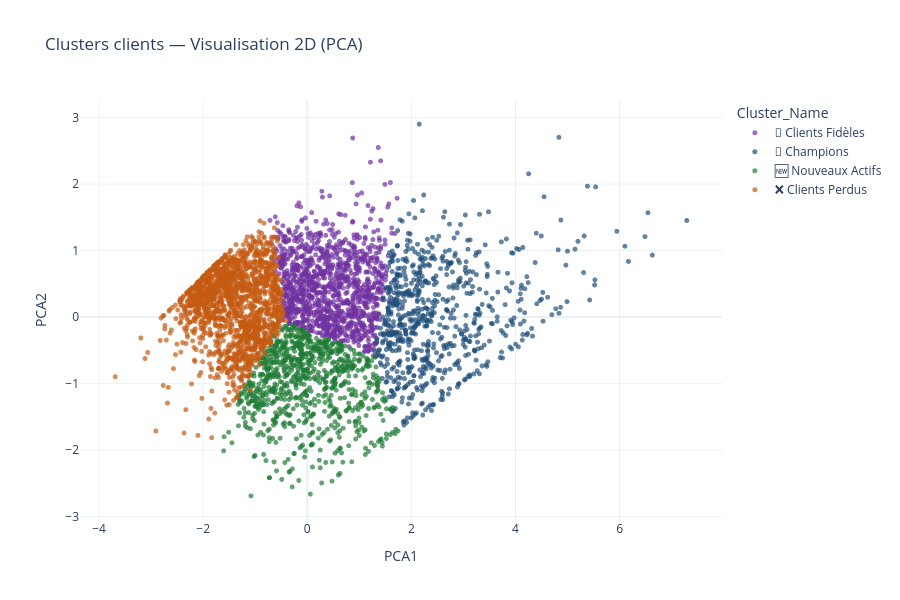

Notebook source saved alongside this figure:
### Markdown cell above
visualisations 2D

### Code cell
pca = PCA(n_components=2, random_state=42)
rfm_pca = pca.fit_transform(rfm_scaled)

rfm['PCA1'] = rfm_pca[:, 0]
rfm['PCA2'] = rfm_pca[:, 1]

print(f" Variance expliquée par PCA : "
      f"{pca.explained_variance_ratio_.sum()*100:.1f}%")

fig = px.scatter(
    rfm, x='PCA1', y='PCA2',
    color='Cluster_Name',
    hover_data=['CustomerID', 'Recency', 'Frequency', 'Monetary'],
    title='Clusters clients — Visualisation 2D (PCA)',
    color_discrete_map={
        '🥇 Champions'     : '#1F4E79',
        '❌ Clients Perdus' : '#C55A11',
        '🆕 Nouveaux Actifs': '#1E7B34',
        '💙 Clients Fidèles': '#7030A0'
    },
    template='plotly_white', width=900, height=600
)
fig.update_traces(marker=dict(size=5, opacity=0.7))
fig.write_html('reports/figures/clusters_pca_2d.html')
fig.show()

### Figure 1 — Plotly figure (JSON) as saved in the notebook; plotly's stock layout.template omitted (floating-point values rounded to 4 significant figures; data arrays with more than 128 entries replaced by an {"elided": "..."} marker saying what was removed)
{"data": [{"customdata": {"elided": "1166x4 float values"}, "hovertemplate": "Cluster_Name=💙 Clients Fidèles<br>PCA1=%{x}<br>PCA2=%{y}<br>CustomerID=%{customdata[0]}<br>Recency=%{customdata[1]}<br>Frequency=%{customdata[2]}<br>Monetary=%{customdata[3]}<extra></extra>", "legendgroup": "💙 Clients Fidèles", "marker": {"color": "#7030A0", "opacity": 0.7, "size": 5, "symbol": "circle"}, "mode": "markers", "name": "💙 Clients Fidèles", "showlegend": true, "type": "scattergl", "x": {"elided": "1166 float values"}, "xaxis": "x", "y": {"elided": "1166 float values"}, "yaxis": "y"}, {"customdata": {"elided": "713x4 float values"}, "hovertemplate": "Cluster_Name=🥇 Champions<br>PCA1=%{x}<br>PCA2=%{y}<br>CustomerID=%{customdata[0]}<br>Recency=%{customdata[1]}<br>Frequency=%{customdata[2]}<br>Monetary=%{customdata[3]}<extra></extra>", "legendgroup": "🥇 Champions", "marker": {"color": "#1F4E79", "opacity": 0.7, "size": 5, "symbol": "circle"}, "mode": "markers", "name": "🥇 Champions", "showlegend": true, "type": "scattergl", "x": {"elided": "713 float values"}, "xaxis": "x", "y": {"elided": "713 float values"}, "yaxis": "y"}, {"customdata": {"elided": "837x4 float values"}, "hovertemplate": "Cluster_Name=🆕 Nouveaux Actifs<br>PCA1=%{x}<br>PCA2=%{y}<br>CustomerID=%{customdata[0]}<br>Recency=%{customdata[1]}<br>Frequency=%{customdata[2]}<br>Monetary=%{customdata[3]}<extra></extra>", "legendgroup": "🆕 Nouveaux Actifs", "marker": {"color": "#1E7B34", "opacity": 0.7, "size": 5, "symbol": "circle"}, "mode": "markers", "name": "🆕 Nouveaux Actifs", "showlegend": true, "type": "scattergl", "x": {"elided": "837 float values"}, "xaxis": "x", "y": {"elided": "837 float values"}, "yaxis": "y"}, {"customdata": {"elided": "1622x4 float values"}, "hovertemplate": "Cluster_Name=❌ Clients Perdus<br>PCA1=%{x}<br>PCA2=%{y}<br>CustomerID=%{customdata[0]}<br>Recency=%{customdata[1]}<br>Frequency=%{customdata[2]}<br>Monetary=%{customdata[3]}<extra></extra>", "legendgroup": "❌ Clients Perdus", "marker": {"color": "#C55A11", "opacity": 0.7, "size": 5, "symbol": "circle"}, "mode": "markers", "name": "❌ Clients Perdus", "showlegend": true, "type": "scattergl", "x": {"elided": "1622 float values"}, "xaxis": "x", "y": {"elided": "1622 float values"}, "yaxis": "y"}], "layout": {"height": 600, "legend": {"title": {"text": "Cluster_Name"}, "tracegroupgap": 0}, "title": {"text": "Clusters clients — Visualisation 2D (PCA)"}, "width": 900, "xaxis": {"anchor": "y", "domain": [0, 1], "title": {"text": "PCA1"}}, "yaxis": {"anchor": "x", "domain": [0, 1], "title": {"text": "PCA2"}}}}
